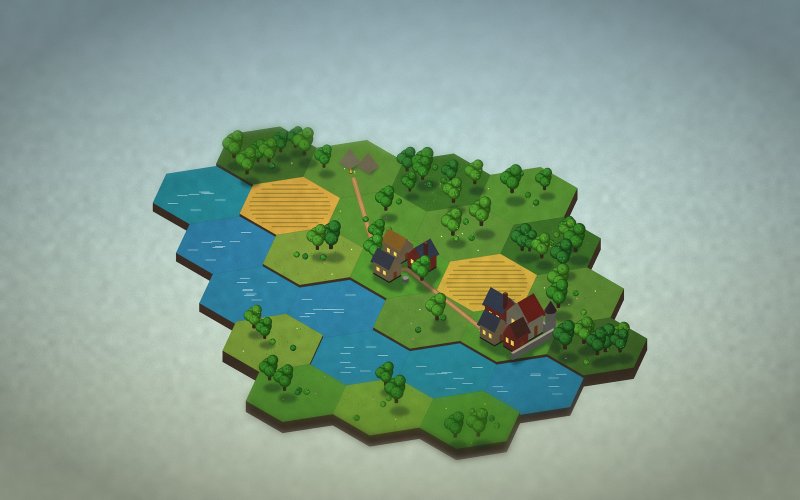
#> input picture docs/art/mockup_realistic.png, 1600 x 1000 px, given in place of oad_road_dirt.png, which was not available (shown at 1/2 size)
$ python gen_legend.py
#> lines starting #> are read from the running program, lines starting #| are printed output that depends on the picture
### wander-world/tools/mockups/roads.py
"""
Mockup: road stages now vs proposed (0.15 road look). Uses the app's 0 A.D. textures; trees are original drawings.
Run: python3 -I tools/mockups/roads.py  → docs/art/mockup_roads.png
"""
import math
from pathlib import Path
from PIL import Image, ImageDraw, ImageFilter, ImageFont

ROOT = Path(__file__).resolve().parents[2]
RES = ROOT / "app/src/main/res/drawable-nodpi"
W, ROW = 1500, 230
NAMES = ["1 Trail · 1 day", "2 Footpath · 3 days", "3 Lane · 10 days", "4 Cobbled road · 30 days", "5 Avenue · 100 days"]


def tex(name, size):
    t = Image.open(RES / f"{name}.png").convert("RGBA")
    out = Image.new("RGBA", size)
    for x in range(0, size[0], t.width):
        for y in range(0, size[1], t.height):
            out.paste(t, (x, y))
    return out


def curve(x0, x1, y):
    return [(x, y + 18 * math.sin((x - x0) / 140)) for x in range(x0, x1 + 1, 6)]


def stroke(size, pts, width, blur=0):
    m = Image.new("L", size, 0)
    d = ImageDraw.Draw(m)
    d.line(pts, fill=255, width=int(width), joint="curve")
    for p in (pts[0], pts[-1]):
        d.ellipse([p[0] - width / 2, p[1] - width / 2, p[0] + width / 2, p[1] + width / 2], fill=255)
    return m.filter(ImageFilter.GaussianBlur(blur)) if blur else m


def offset(pts, o):
    out = []
    for i, (x, y) in enumerate(pts):
        a = pts[max(i - 1, 0)]; b = pts[min(i + 1, len(pts) - 1)]
        dx, dy = b[0] - a[0], b[1] - a[1]
        l = math.hypot(dx, dy) or 1
        out.append((x - dy / l * o, y + dx / l * o))
    return out


def paint(img, mask, fill):
    layer = fill if isinstance(fill, Image.Image) else Image.new("RGBA", img.size, fill)
    img.paste(layer, (0, 0), mask)


def tree(img, x, y, r):
    sh = Image.new("RGBA", img.size, (0, 0, 0, 0))
    ImageDraw.Draw(sh).ellipse([x - r + 4, y - r + 6, x + r + 4, y + r + 6], fill=(20, 30, 10, 90))
    img.alpha_composite(sh.filter(ImageFilter.GaussianBlur(3)))
    d = ImageDraw.Draw(img)
    d.ellipse([x - r, y - r, x + r, y + r], fill=(58, 104, 50, 255), outline=(34, 66, 30, 255), width=2)
    d.ellipse([x - r * .55, y - r * .7, x + r * .25, y + r * .05], fill=(92, 140, 70, 255))


def proposed(img, n, pts):
    size = img.size
    if n == 0:   # trail: trodden earth through the grass, soft and patchy
        paint(img, stroke(size, pts, 16, 3), (150, 120, 80, 150))
        paint(img, stroke(size, pts, 8, 1.5), tex("oad_road_dirt", size))
    elif n == 1:  # footpath: packed dirt with a worn, blurred margin
        paint(img, stroke(size, pts, 24, 3), (110, 90, 55, 140))
        paint(img, stroke(size, pts, 15, 1), tex("oad_road_dirt", size))
    elif n == 2:  # lane: dirt with grass verges and two wheel ruts
        paint(img, stroke(size, pts, 34, 2), (96, 76, 46, 200))
        paint(img, stroke(size, pts, 26, 1), tex("oad_road_dirt", size))
        for o in (-6, 6):
            paint(img, stroke(size, offset(pts, o), 4, 1), (90, 68, 40, 170))
    elif n == 3:  # cobbled road: cobbles between stone kerbs
        paint(img, stroke(size, pts, 44), (70, 64, 58, 255))
        paint(img, stroke(size, pts, 40), (196, 190, 176, 255))
        paint(img, stroke(size, pts, 32), tex("oad_road_cobble", size))
    else:         # avenue: wide paving, kerbs, trees both sides
        paint(img, stroke(size, pts, 58), (70, 64, 58, 255))
        paint(img, stroke(size, pts, 54), (206, 200, 186, 255))
        paint(img, stroke(size, pts, 44), tex("oad_road_cobble", size))
        for o in (-44, 44):
            side = offset(pts, o)
            for i in range(0, len(side), 9):
                tree(img, *side[i], 14)


# [35 lines left out: functions current, main, not called in this run]


# [2 lines that do not run on import are left out]

### wander-world/tools/gen_legend.py
"""
Builds the map legend: swatches for each road stage and ground type, drawn from the same textures the map
uses, plus a full legend sheet for design review (docs/art/legend.png).

Swatches built from 0 A.D. textures are named oad_legend_* (CC BY-SA 3.0, Wildfire Games); the rest are original.
Run after tools/build_0ad_assets.py and tools/gen_sprites.py:   python3 -I tools/gen_legend.py
"""
from pathlib import Path

from PIL import Image, ImageDraw, ImageFont

ROOT = Path(__file__).resolve().parent.parent
RES = ROOT / "app/src/main/res/drawable-nodpi"
W, H = 240, 64   # swatch size (drawn at 2x for crisp downscale on screen)


def tile(name, size):
    t = Image.open(RES / f"{name}.png").convert("RGB").resize((128, 128), Image.LANCZOS)
    out = Image.new("RGB", size)
    for x in range(0, size[0], 128):
        for y in range(0, size[1], 128):
            out.paste(t, (x, y))
    return out


# [16 lines left out: function textured_line, not called in this run]


def roads():
    dirt = tile("oad_road_dirt", (W, H))
#> in tile, `out = Image.new("RGB", size)`: out: PIL image 240x64 RGB; every value is 0
    cobble = tile("oad_road_cobble", (W, H))
#> call 2 of tile, with name = 'oad_road_cobble', size = (240, 64)
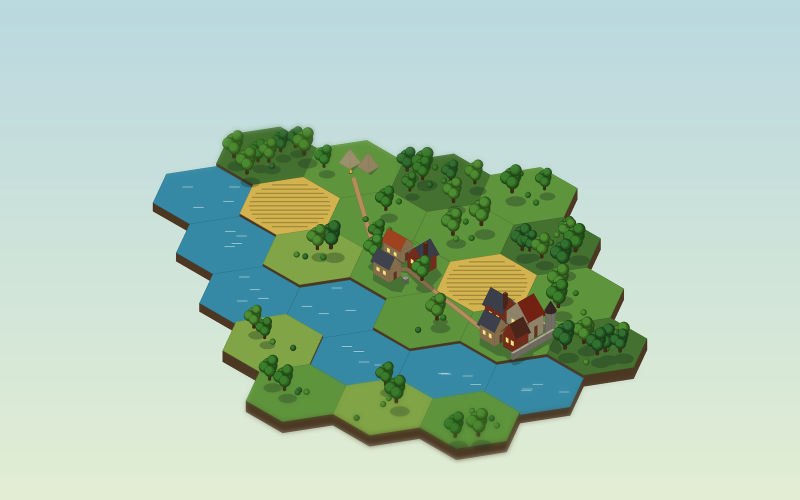
#> input picture docs/art/mockup_stylized.png, 1600 x 1000 px, given in place of oad_road_cobble.png, which was not available (shown at 1/2 size)
#> in tile (call 2), `t = Image.open(RES / f"{name}.png").convert("RGB").resize((128, 128), ..`:
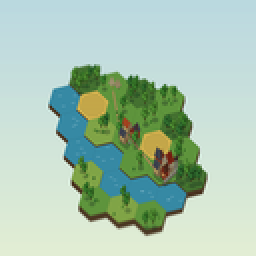
#> t: PIL image 128x128 RGB (shown 2 times larger); mean R, G, B 171.2, 198.5, 179.6
    grass = lambda: tile("oad_ground_grass", (W, H))
    y = H // 2
    # 0.14.2: road stages drawn as the map now draws them (tools/mockups/roads.py: real width, material, details).
    import sys
    sys.path.insert(0, str(ROOT / "tools/mockups"))
    import roads as R  # noqa: E402
    out = {}
    names = ["oad_legend_road_1", "oad_legend_road_2", "oad_legend_road_3", "oad_legend_road_4", "oad_legend_road_5"]
    for n, name in enumerate(names):
        big = R.tex("oad_ground_grass", (W * 2, H * 2))
#> in tex, `out = Image.new("RGBA", size)`: out: PIL image 480x128 RGBA; every value is 0
#> after the loop in tex, `for x in range(0, size[0], t.width):`:
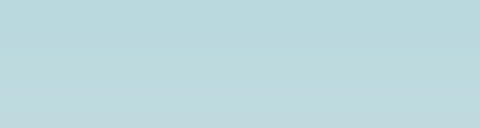
#> out: PIL image 480x128 RGBA; mean R, G, B, A 188.4, 217.5, 223, 255
        R.proposed(big, n, [(x, H) for x in range(24, W * 2 - 24, 6)])
#> in stroke, `m = Image.new("L", size, 0)`: m: PIL image 480x128 L; every value is 0
#> the loop in stroke, `for p in (pts[0], pts[-1]):` made 2 passes
#> p on passes 1 to 2: (24, 64), (450, 64)
#> in paint, `layer = fill if isinstance(fill, Image.Image) else Image.new("RGBA", i..`:
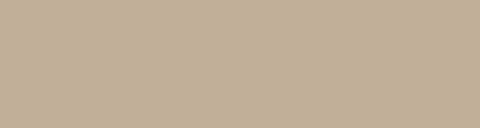
#> layer: PIL image 480x128 RGBA; mean R, G, B, A 150, 120, 80, 150; transparent parts drawn white
#> call 2 of stroke, with size = (480, 128), width = 8, blur = 1.5
#> the loop in stroke (call 2), `for p in (pts[0], pts[-1]):` made 2 passes
#> in stroke (call 2), `return m.filter(ImageFilter.GaussianBlur(blur)) if blur else m`:
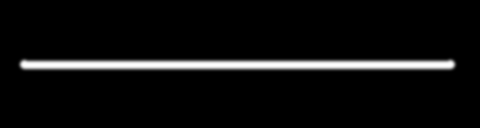
#> returned value: PIL image 480x128 L; min 0, max 254, mean 14.4
#> call 2 of tex, with name = 'oad_road_dirt', size = (480, 128)
#> after the loop in tex (call 2), `for x in range(0, size[0], t.width):`:
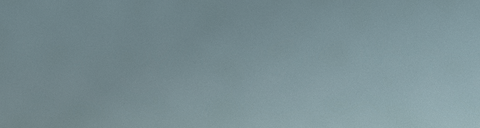
#> out: PIL image 480x128 RGBA; mean R, G, B, A 121, 142.1, 147.3, 255
#> in paint (call 2), `img.paste(layer, (0, 0), mask)`:
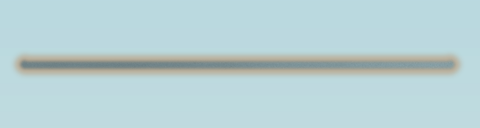
#> img: PIL image 480x128 RGBA; mean R, G, B, A 182.1, 207.2, 210, 248.6; transparent parts drawn white
        out[name] = big.convert("RGB").resize((W, H), Image.LANCZOS)
    # Your own paths, five stages.
    sandtex = tile("oad_ground_sand", (W, H))
    out["legend_wild_1"] = textured_line(grass(), (242, 232, 204), 3, y, dash=3)
    out["legend_wild_2"] = textured_line(grass(), (230, 211, 168), 5, y, dash=9)
    out["oad_legend_wild_3"] = textured_line(grass(), dirt, 6, y)
    out["oad_legend_wild_4"] = textured_line(grass(), sandtex, 7, y, edge=(110, 86, 56), edge_extra=4)
    w5 = textured_line(grass(), sandtex, 8, y, edge=(110, 86, 56), edge_extra=4)
    d5 = ImageDraw.Draw(w5)
    for x in range(22, W - 14, 30):           # cairns
        for yy in (y - 13, y + 13):
            d5.ellipse([x - 4, yy - 4, x + 4, yy + 4], fill=(141, 138, 132), outline=(80, 78, 74))
    out["oad_legend_wild_5"] = w5
    # Water routes, five stages, on water.
    water = lambda: tile("water_ripple", (W, H))
    out["legend_water_1"] = textured_line(water(), (228, 243, 249), 3, y, dash=4)
    out["legend_water_2"] = textured_line(water(), (203, 230, 242), 4, y, dash=10)
    out["legend_water_3"] = textured_line(water(), (166, 211, 232), 5, y, edge=(62, 127, 163), edge_extra=4)
    w4 = textured_line(water(), (166, 211, 232), 6, y, edge=(62, 127, 163), edge_extra=4)
    for x in range(22, W - 14, 34):
        ImageDraw.Draw(w4).ellipse([x - 4, y + 12, x + 4, y + 20], fill=(232, 131, 58), outline=(120, 60, 20))
    out["legend_water_4"] = w4
    w5w = textured_line(water(), (166, 211, 232), 9, y, edge=(62, 127, 163), edge_extra=5)
    for x in range(22, W - 14, 34):
        for yy in (y - 16, y + 16):
            ImageDraw.Draw(w5w).ellipse([x - 4, yy - 4, x + 4, yy + 4], fill=(232, 131, 58), outline=(120, 60, 20))
    out["legend_water_5"] = w5w
    # Unwalked street inside explored ground: a clearly dashed, muted path on the grass.
    peek = tile("oad_ground_grass", (W, H))
    pd = ImageDraw.Draw(peek)
    for x in range(14, W - 14, 18):   # 0.12: light dashes with a dark edge, as the map draws them
        pd.line([(x, y), (x + 9, y)], fill=(74, 58, 40), width=9)
        pd.line([(x + 1, y), (x + 8, y)], fill=(242, 230, 200), width=5)
    out["legend_road_peek"] = peek
    # The capital medallion as the map draws it: star upper right, monument upper left (see MapScreen.capitalMedal).
    medal = Image.open(RES / "oad_medal_tier_2.png").convert("RGBA")
    star = Image.open(RES / "badge_capital.png").convert("RGBA")
    mon = Image.open(RES / "oad_medal_monument.png").convert("RGBA")
    pad = 26
    cap = Image.new("RGBA", (medal.width + 2 * pad, medal.height + 2 * pad), (0, 0, 0, 0))
    cap.alpha_composite(medal, (pad, pad))
    sz = int(medal.width * 0.42)
    cap.alpha_composite(mon.resize((sz, sz * mon.height // mon.width), Image.LANCZOS), (2, 2))
    cap.alpha_composite(star.resize((sz, sz), Image.LANCZOS), (cap.width - sz - 2, 2))
    out["oad_legend_capital"] = cap
    # A resource pointer waiting at the edge of the map.
    ptr = Image.new("RGBA", (120, 120), (0, 0, 0, 0))
    pdr = ImageDraw.Draw(ptr)
    pdr.ellipse([22, 22, 98, 98], fill=(244, 236, 216, 235), outline=(138, 106, 58), width=5)
    wood = Image.open(RES / "oad_res_wood.png").convert("RGBA").resize((52, 52), Image.LANCZOS)
    ptr.alpha_composite(wood, (34, 34))
    pdr.polygon([(104, 46), (118, 60), (104, 74)], fill=(91, 70, 54))
    out["oad_legend_pointer"] = ptr
    g = Image.new("RGBA", (120, 120), (0, 0, 0, 0))
    gd = ImageDraw.Draw(g)
    gd.ellipse([20, 20, 100, 100], fill=(244, 236, 216, 220), outline=(63, 157, 74), width=8)
    g.alpha_composite(Image.open(RES / "oad_res_food.png").convert("RGBA").resize((52, 52), Image.LANCZOS), (34, 34))
    out["legend_gathering"] = g
    out["legend_ground_fog"] = Image.open(RES / "fog_parchment.png").convert("RGB").resize((W, H))
    out["oad_legend_ground_explored"] = grass()
    out["oad_legend_ground_woods"] = tile("oad_ground_forest", (W, H))
    out["oad_legend_ground_sand"] = tile("oad_ground_sand", (W, H))
    out["oad_legend_ground_water"] = tile("oad_water_sea", (W, H))
    out["oad_legend_ground_shore"] = tile("oad_ground_sand_wet", (W, H))
    # The heat map (0.12): ground at five heat steps, as MapStyle.heatTint draws them, side by side.
    # [9 lines left out: functions tint, hexmask, not called in this run]
    steps = Image.new("RGB", (W, H), (244, 236, 216))
    g = tile("oad_ground_grass", (W, H))
    for i in range(6):
        steps.paste(tint(g, i), (0, 0), hexmask((W, H), 22, 22 + i * 39, H // 2))
    out["legend_heat_steps"] = steps
    town = Image.new("RGB", (W, H), (244, 236, 216))
    cob = tile("oad_road_cobble", (W, H))
    for i, (cx, cy) in enumerate([(W // 2, H // 2), (W // 2 - 46, H // 2), (W // 2 + 46, H // 2), (W // 2 - 23, H // 2 - 40), (W // 2 + 23, H // 2 + 40)]):
        town.paste(tint(cob, 4), (0, 0), hexmask((W, H), 26, cx, cy))
    out["legend_heat_town"] = town
    board = Image.new("RGB", (W, H), (239, 230, 207))
    bd = ImageDraw.Draw(board)
    for i, (gname, st) in enumerate([("oad_ground_grass", 4), ("oad_ground_forest", 3), ("oad_ground_grass", 2), ("oad_ground_sand", 3)]):
        cx = 34 + i * 58
        board.paste(tint(tile(gname, (W, H)), st), (0, 0), hexmask((W, H), 30, cx, H // 2))
        import math
        bd.polygon([(cx + 30 * math.cos(math.radians(60 * k - 30)), H // 2 + 30 * math.sin(math.radians(60 * k - 30))) for k in range(6)], outline=(92, 74, 50))
    out["legend_heat_county"] = board
    return out


# (image, title, description) — the legend, in display order.
LEGEND = [
    ("Ground", None, None),
    ("legend_ground_fog", "Fog", "Unexplored. Walk to clear it."),
    ("oad_legend_ground_explored", "Explored ground", "Cleared hex by hex around your walks; busier paths clear wider."),
    ("oad_legend_ground_woods", "Woods & parks", "Named green places you've discovered."),
    ("oad_legend_ground_sand", "Sand & beaches", "Beaches and dunes you've discovered."),
    ("oad_legend_ground_water", "Water", "Clear and blue where you've been; faded under the fog."),
    ("oad_legend_ground_shore", "Shore", "Wet sand along the coast. Walk it for food, like roads for stone."),
    ("Roads", None, None),
    ("oad_legend_road_1", "Trail", "Walked on 1 day. Walked roads are always solid."),
    ("oad_legend_road_2", "Footpath", "3 days."),
    ("oad_legend_road_3", "Lane", "10 days."),
    ("oad_legend_road_4", "Cobbled road", "30 days."),
    ("oad_legend_road_5", "Avenue", "100 days. Tree-lined."),
    ("legend_road_peek", "Unwalked street", "Dashed: a mapped street in explored land you haven't walked yet."),
    ("Your own paths", None, None),
    ("legend_wild_1", "Faint track", "Off the map's roads, 1 day."),
    ("legend_wild_2", "Trodden path", "3 days."),
    ("oad_legend_wild_3", "Dirt track", "10 days."),
    ("oad_legend_wild_4", "Gravel trail", "30 days."),
    ("oad_legend_wild_5", "Ranger trail", "100 days. Cairns mark the way."),
    ("Water routes", None, None),
    ("legend_water_1", "Wake", "Paddled on 1 day."),
    ("legend_water_2", "Paddle line", "3 days."),
    ("legend_water_3", "Paddle route", "10 days."),
    ("legend_water_4", "Marked route", "30 days. Buoys."),
    ("legend_water_5", "Waterway", "100 days."),
    ("Settlements", None, None),
    ("hex_tier_1", "Camp", "Wherever you sleep away from home. Camps grow by stays (nights in a row count once), never by walking."),
    ("hex_tier_2", "Hamlet", "Capital: 10 visit-days. Camp: 3 stays. Frame: bronze; dots count the tier."),
    ("hex_tier_3", "Village", "Capital 25 visit-days; camp 10 stays. Frame: silver."),
    ("hex_tier_4", "Town", "Capital 60; camp 30 stays."),
    ("hex_tier_5", "City", "Capital 150; camp 100 stays. Frame: gold."),
    ("hex_tier_6", "Metropolis", "Capital only, 400. Raise a Wonder."),
    ("hex_tier_0", "Ruins", "Quiet for a long time; never lost. A visit wakes it."),
    ("hex_tier_2_capmon", "Capital", "Your home: star badge; a monument once you raise one."),
    ("b3d_britons_town_hall", "Buildings", "Up close, settlements are their buildings: houses fill the paved hexes as they grow, each project on its own hex, in the region's style (Britons, Romans or Persians; choose at the trader)."),
    ("Markers", None, None),
    ("oad_medal_waypoint", "Waypoint", "Any area you've walked in; spend a night there to camp."),
    ("medal_waystone", "Waystone", "Where you set off on foot after a drive, away from home and known ground."),
    ("medal_waystone_great", "Great waystone", "Arrival in a new region; links regions."),
    ("Places", None, None),
    ("oad_medal_place_park", "Park", "Green space."),
    ("oad_medal_place_wood", "Woods", "Woodland, reserves, wetland."),
    ("oad_medal_place_beach", "Beach", "Sand by the water."),
    ("oad_medal_place_water", "Lake or river", "Named water."),
    ("medal_poi_hospital", "Hospital", "Hospitals and clinics."),
    ("oad_medal_poi_government", "Government", "Town hall, courthouse, offices."),
    ("oad_medal_poi_emergency", "Police & fire", "Stations."),
    ("oad_medal_poi_civic", "Civic", "Post office, community centre, market."),
    ("oad_medal_poi_school", "School", "Schools, colleges, universities."),
    ("oad_medal_poi_library", "Library", ""),
    ("oad_medal_poi_worship", "Place of worship", ""),
    ("oad_medal_poi_culture", "Culture", "Museums, theatres, cinemas."),
    ("oad_medal_poi_sports", "Sports", "Stadiums and sports centres."),
    ("oad_medal_poi_transport", "Station", "Train, bus and ferry."),
    ("oad_medal_poi_harbour", "Harbour", "Marinas."),
    ("oad_medal_poi_lighthouse", "Lighthouse", ""),
    ("oad_medal_poi_historic", "Historic", "Monuments, memorials, ruins."),
    ("oad_medal_place_store", "Store", "A big store you've walked through."),
    ("oad_medal_place_generic", "Place", "Other named places."),
    ("Economy", None, None),
    ("oad_medal_gold", "Gold", "Your weekly-goal effort and distance. One purse, usable everywhere; spend it at markets and the trader."),
    ("oad_res_wood", "Wood", "30 s in or along (15 m) a wood or park, or walk an unpaved trail (1 per km). New ones pay double; favourites thin, rest restores."),
    ("oad_res_food", "Food", "Walk shores and field or garden edges (2 per km), forage in woods, paddle, visit markets and harbours."),
    ("oad_res_stone", "Stone", "Kilometres walked on roads; points to streets you haven't walked."),
    ("oad_res_metal", "Metal", "Discovering and revisiting places; points to undiscovered ones."),
    ("oad_medal_monument", "Monument", "A milestone, raised at your capital."),
    ("hexframe_best", "Best source", "Wood, food or metal: the arrow points to the best node you haven't gathered today. Stone needs no pointer: walk any road."),
    ("hexframe_near", "Gathering", "Nodes stay put; tap one for details. Green hex: you're in its zone. 30 s gathers. Pale: gathered today or thinned. Tan: new (pays double)."),
    ("Heat map", None, None),
    ("legend_heat_steps", "Heat", "Pale at the edge, richer where you walk. A hex walked 1, 3, 10, 30 or 100 days (like roads) enriches 1 to 5 rings around it, fading outward, so busy paths fill in the map. A badly missed week cools a quarter step (a step after four); a week over the goal brings a quarter back."),
    ("legend_heat_county", "County board", "Zoomed out: big hexes by ground and heat. Further out, each region is one medallion."),
    ("Villages", None, None),
    ("legend_heat_town", "Paved hexes", "A settlement's ground: it spreads a ring of hexes as it grows a tier."),
    ("bldg_hex_campfire", "Buildings", "Each building claims its own hex by its settlement; up close it's drawn on its own ground. Every tier has 3–5 to build, each with a small perk."),
    ("bldg_hex_well", "Upgrades", "Campfire → meeting hall → town hall; well → fountain; market → market hall."),
    ("bldg_hex_market", "Market", "Tap to buy resources at market prices; a market hall takes 10% off."),
    ("bldg_hex_wonder_4", "Wonder", "Your capital's crowning work, in four stages, each with a legendary banner."),
    ("sprite_trader", "Travelling trader", "Waits by the village you visited last. Tap to buy at twice market prices."),
    ("banner_crimson", "Banner", "Bought from a shop; flies over your capital. Looks only."),
    ("banner_tidewalker", "Rare looks", "Never sold: from encounters and achievements."),
    ("Encounters", None, None),
    ("sprite_wanderer_hat", "Wandering bard", "Walk somewhere new within 3 days: gold and a verse."),
    ("sprite_wanderer_navy", "Courier", "Carry a letter to a settlement within a week."),
    ("sprite_wanderer_wayfarer", "Worried neighbour", "A lost dog: walk through a park within 2 days."),
    ("sprite_wanderer_patchwork", "Peddler and collector", "Trade resources for a rare look. Encounters wait a few days; passing costs nothing."),
    ("You", None, None),
    ("sprite_wanderer", "Walking", ""),
    ("sprite_wanderer_paddle", "Paddling", ""),
    ("sprite_wanderer_crimson", "Outfits", "Bought from a shop; wear one from the shop's Looks list."),
]


# [71 lines left out: functions sheet, category_sheets, write_kotlin, not called in this run]


def main():
    sw = roads()
    for name, img in sw.items():
        img.save(RES / f"{name}.png", optimize=True)
    write_kotlin()
    out = ROOT / "docs/art/legend.png"
    sheet(sw).save(out)
    n = category_sheets(sw)
    print(f"wrote {len(sw)} swatches, {out} and {n} category sheets in docs/art/legend/")


if __name__ == "__main__":
#> (the run stopped early here; a loop or call above may not have finished)
